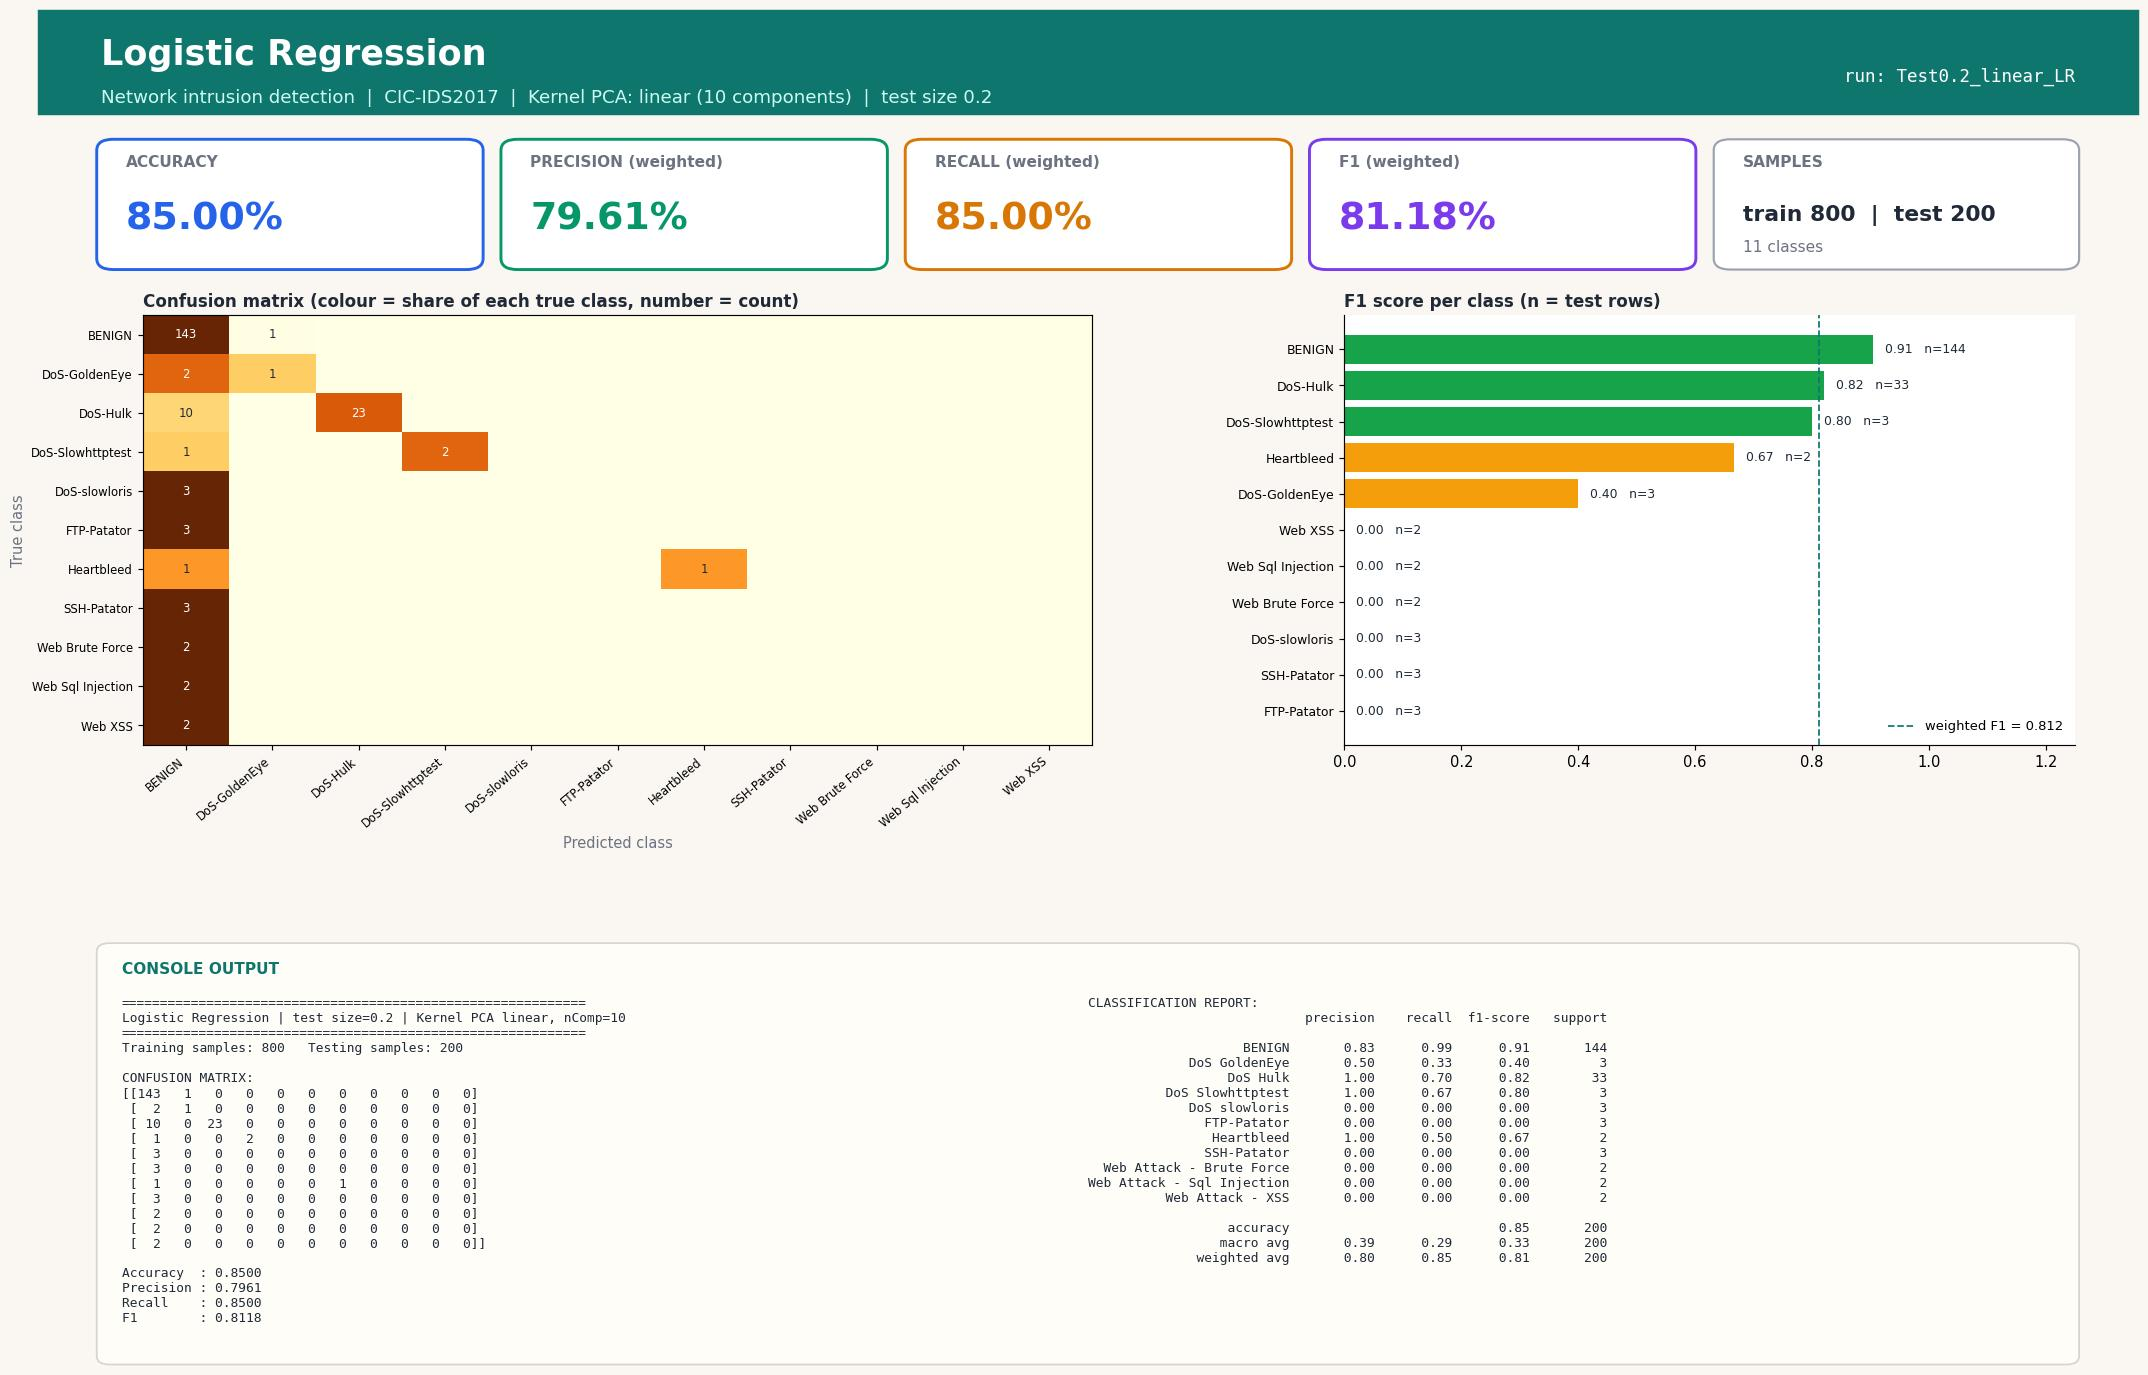

Recreate this plot in Python.
#!/usr/bin/env python3
"""Logistic Regression | Test size 0.2 | Kernel PCA kernel=linear, n_components=10
CIC-IDS2017 (Tue+Wed+Thu-morning) 1000-row stratified sample.
Run in any IDE (Spyder / VS Code / PyCharm / Jupyter): open the file and press Run, no arguments needed.
Saves next to this file: 'Test0.2_linear_LR.jpg' - one image with the console output (confusion matrix, metrics, classification report) plus charts."""
import json, os
import numpy as np
import matplotlib.pyplot as plt
from sklearn.decomposition import KernelPCA
from sklearn.linear_model import LogisticRegression
from sklearn.metrics import (accuracy_score, classification_report, confusion_matrix,
                             f1_score, precision_score, recall_score)
from sklearn.model_selection import train_test_split
from sklearn.preprocessing import StandardScaler

TEST_SIZE, KERNEL, N_COMP, ALG, ALG_NAME = 0.2, "linear", 10, "LR", "Logistic Regression"
try:
    HERE = os.path.dirname(os.path.abspath(__file__))
except NameError:                      # Jupyter / interactive console
    HERE = os.getcwd()
def _find_root():                      # folder that contains data/sample.npz (works from any working directory)
    for p in (HERE, os.path.join(HERE, ".."), os.path.join(HERE, "..", ".."), os.getcwd()):
        if os.path.exists(os.path.join(p, "data", "sample.npz")):
            return os.path.abspath(p)
    raise FileNotFoundError("data/sample.npz not found - run prepare_data.py or keep the repo folder structure")
ROOT = _find_root()
tag = f"Test{TEST_SIZE}_{KERNEL}_{ALG}"

# 1. LOAD cached, cleaned sample (see prepare_data.py)
d = np.load(os.path.join(ROOT, "data", "sample.npz"), allow_pickle=True)
X, y, class_names = d["X"], d["y"], [str(c).replace("�", "-") for c in d["classes"]]

# 2. SPLIT
X_train, X_test, y_train, y_test = train_test_split(
    X, y, test_size=TEST_SIZE, random_state=42, stratify=y)

# 3. SCALE (fit on train only)
scaler = StandardScaler()
X_train = scaler.fit_transform(X_train); X_test = scaler.transform(X_test)

# 4. DIMENSIONALITY REDUCTION: Kernel PCA (fit on train only; gamma = sklearn default 1/n_features)
kpca = KernelPCA(n_components=N_COMP, kernel=KERNEL, random_state=0)
X_train = kpca.fit_transform(X_train); X_test = kpca.transform(X_test)

# 5. CLASSIFIER
classifier = LogisticRegression(max_iter=1000, solver="lbfgs", random_state=0)
classifier.fit(X_train, y_train)
y_pred = classifier.predict(X_test)

# 6. METRICS
labels = np.arange(len(class_names))
cm = confusion_matrix(y_test, y_pred, labels=labels)
res = dict(test_size=TEST_SIZE, kernel=KERNEL, n_components=N_COMP, algorithm=ALG, model=ALG_NAME,
           n_train=int(len(y_train)), n_test=int(len(y_test)),
           accuracy=accuracy_score(y_test, y_pred),
           precision=precision_score(y_test, y_pred, average="weighted", zero_division=0),
           recall=recall_score(y_test, y_pred, average="weighted", zero_division=0),
           f1=f1_score(y_test, y_pred, average="weighted", zero_division=0))
report = classification_report(y_test, y_pred, labels=labels, target_names=class_names, zero_division=0)
lines = ["=" * 60, f"{ALG_NAME} | test size={TEST_SIZE} | Kernel PCA {KERNEL}, nComp={N_COMP}", "=" * 60,
         f"Training samples: {len(y_train)}   Testing samples: {len(y_test)}", "", "CONFUSION MATRIX:", np.array2string(cm), ""]
for k in ("accuracy", "precision", "recall", "f1"): lines.append(f"{k.capitalize():10s}: {res[k]:.4f}")
lines += ["", "CLASSIFICATION REPORT:", report]
console_output = "\n".join(lines); print(console_output)

# 7. VISUAL OUTPUT: ONE report-style image (banner, KPI cards, charts, console output) - real results only
from matplotlib.patches import FancyBboxPatch, Rectangle
short = [c.replace("Web Attack - ", "Web ").replace("DoS ", "DoS-") for c in class_names]
rep = classification_report(y_test, y_pred, labels=labels, target_names=class_names, zero_division=0, output_dict=True)
cmn = cm / np.maximum(cm.sum(axis=1, keepdims=True), 1)          # row-normalised = per-class recall
INK, MUTED, BG, ACC = "#1f2937", "#6b7280", "#faf7f2", "#0f766e"
fig = plt.figure(figsize=(20, 13.2), dpi=105, facecolor=BG)
fig.add_artist(Rectangle((0, 0.925), 1, 0.075, transform=fig.transFigure, color=ACC, zorder=0))
fig.text(0.03, 0.968, f"{ALG_NAME}", fontsize=24, fontweight="bold", color="white", va="center")
fig.text(0.03, 0.937, f"Network intrusion detection  |  CIC-IDS2017  |  Kernel PCA: {KERNEL} ({N_COMP} components)  |  test size {TEST_SIZE}",
         fontsize=12.5, color="#ccfbf1", va="center")
fig.text(0.97, 0.952, f"run: {tag}", fontsize=12, color="white", ha="right", va="center", family="monospace")

# KPI cards
cards = [("ACCURACY", res["accuracy"], "#2563eb"), ("PRECISION (weighted)", res["precision"], "#059669"),
         ("RECALL (weighted)", res["recall"], "#d97706"), ("F1 (weighted)", res["f1"], "#7c3aed")]
for i, (lab, v, col) in enumerate(cards):
    x0 = 0.03 + i * 0.1925
    fig.add_artist(FancyBboxPatch((x0, 0.815), 0.18, 0.09, boxstyle="round,pad=0.002,rounding_size=0.008", transform=fig.transFigure,
                                  facecolor="white", edgecolor=col, linewidth=2))
    fig.text(x0 + 0.012, 0.887, lab, fontsize=10.5, color=MUTED, fontweight="bold")
    fig.text(x0 + 0.012, 0.842, f"{v * 100:.2f}%", fontsize=26, color=col, fontweight="bold")
fig.add_artist(FancyBboxPatch((0.80, 0.815), 0.17, 0.09, boxstyle="round,pad=0.002,rounding_size=0.008", transform=fig.transFigure,
                              facecolor="white", edgecolor="#9ca3af", linewidth=1.5))
fig.text(0.812, 0.887, "SAMPLES", fontsize=10.5, color=MUTED, fontweight="bold")
fig.text(0.812, 0.848, f"train {res['n_train']}  |  test {res['n_test']}", fontsize=15, color=INK, fontweight="bold")
fig.text(0.812, 0.826, f"{len(class_names)} classes", fontsize=10.5, color=MUTED)

gs = fig.add_gridspec(1, 2, left=0.05, right=0.97, top=0.78, bottom=0.47, wspace=0.30, width_ratios=[1.3, 1])
ax1 = fig.add_subplot(gs[0, 0]); ax2 = fig.add_subplot(gs[0, 1])
for ax in (ax1, ax2): ax.set_facecolor("white")
im = ax1.imshow(cmn, cmap="YlOrBr", vmin=0, vmax=1, aspect="auto")
ax1.set_xticks(labels); ax1.set_yticks(labels); ax1.set_xticklabels(short, rotation=40, ha="right", fontsize=8); ax1.set_yticklabels(short, fontsize=8)
ax1.set_title("Confusion matrix (colour = share of each true class, number = count)", loc="left", fontsize=11.5, color=INK, fontweight="bold")
ax1.set_xlabel("Predicted class", color=MUTED); ax1.set_ylabel("True class", color=MUTED)
for a_ in labels:
    for b_ in labels:
        if cm[a_, b_]: ax1.text(b_, a_, cm[a_, b_], ha="center", va="center", fontsize=8, color="white" if cmn[a_, b_] > 0.6 else INK)
f1s = [rep[c]["f1-score"] for c in class_names]; sup = [int(rep[c]["support"]) for c in class_names]
order = np.argsort(f1s)
cols = ["#dc2626" if f1s[i] < 0.34 else "#f59e0b" if f1s[i] < 0.67 else "#16a34a" for i in order]
ax2.barh(range(len(order)), [f1s[i] for i in order], color=cols)
ax2.set_yticks(range(len(order))); ax2.set_yticklabels([short[i] for i in order], fontsize=8.5); ax2.set_xlim(0, 1.25)
ax2.set_title("F1 score per class (n = test rows)", loc="left", fontsize=11.5, color=INK, fontweight="bold")
for k, i in enumerate(order): ax2.text(f1s[i] + 0.02, k, f"{f1s[i]:.2f}   n={sup[i]}", va="center", fontsize=8.5, color=INK, zorder=5, bbox=dict(facecolor="white", edgecolor="none", pad=1))
for sp in ("top", "right"): ax2.spines[sp].set_visible(False)
ax2.axvline(res["f1"], color=ACC, ls="--", lw=1.2, label=f"weighted F1 = {res['f1']:.3f}"); ax2.legend(loc="lower right", fontsize=9, frameon=False)

# console output panel (same text that is printed to the console)
fig.add_artist(FancyBboxPatch((0.03, 0.025), 0.94, 0.30, boxstyle="round,pad=0.002,rounding_size=0.006", transform=fig.transFigure,
                              facecolor="#fffdf8", edgecolor="#d6d3d1", linewidth=1.2))
fig.text(0.04, 0.305, "CONSOLE OUTPUT", fontsize=10.5, color=ACC, fontweight="bold")
split_at = lines.index("CLASSIFICATION REPORT:")
fig.text(0.04, 0.288, "\n".join(lines[:split_at]), family="monospace", fontsize=8.8, color=INK, va="top")
fig.text(0.50, 0.288, "\n".join(lines[split_at:]), family="monospace", fontsize=8.8, color=INK, va="top")
plt.savefig(os.path.join(HERE, tag + ".jpg"), format="jpg", bbox_inches="tight", facecolor=BG)
if os.environ.get("ACN_NO_SHOW") != "1": plt.show()   # IDEs display the image; run_all.py disables this
plt.close()

os.makedirs(os.path.join(ROOT, "results", "json"), exist_ok=True)
with open(os.path.join(ROOT, "results", "json", tag + ".json"), "w") as f: json.dump(res, f)
